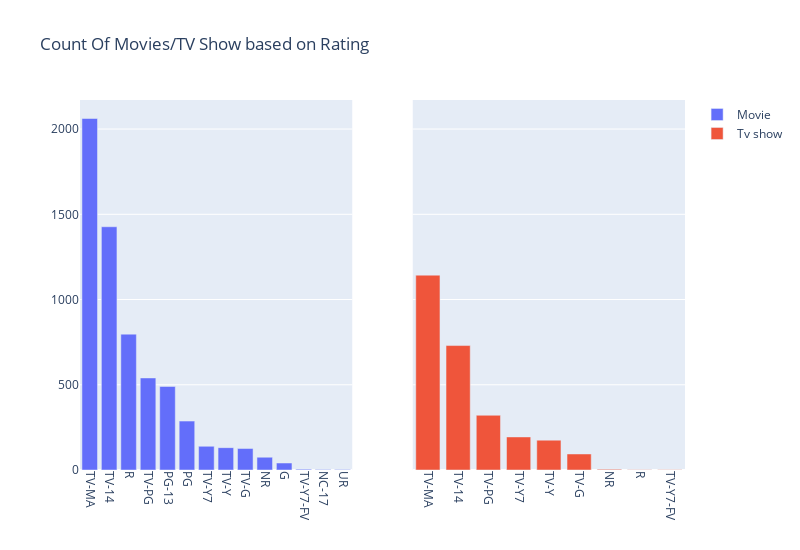

The cell this chart's notebook holds for it:
### Code cell
movies = df.loc[df["type"] == "Movie", "rating"].value_counts()
tv_show = df.loc[df["type"] == "TV Show", "rating"].value_counts()
movies_bar = go.Bar(x = movies.index, y = movies, name="Movie")
tv_bar = go.Bar(x = tv_show.index, y = tv_show, name="Tv show")
fig = make_subplots(rows=1, cols=2, shared_yaxes=True)
fig.add_trace(movies_bar, row=1, col=1)
fig.add_trace(tv_bar, row=1, col=2)
fig.update_layout(height=550, width=800, title_text="Count Of Movies/TV Show based on Rating")
fig.update_xaxes(tickangle=90)
iplot(fig)

### Figure 1 — Plotly figure (JSON) as saved in the notebook; plotly's stock layout.template omitted (floating-point values rounded to 4 significant figures)
{"data": [{"name": "Movie", "type": "bar", "x": ["TV-MA", "TV-14", "R", "TV-PG", "PG-13", "PG", "TV-Y7", "TV-Y", "TV-G", "NR", "G", "TV-Y7-FV", "NC-17", "UR"], "xaxis": "x", "y": [2062, 1427, 797, 540, 490, 287, 139, 131, 126, 75, 41, 5, 3, 3], "yaxis": "y"}, {"name": "Tv show", "type": "bar", "x": ["TV-MA", "TV-14", "TV-PG", "TV-Y7", "TV-Y", "TV-G", "NR", "R", "TV-Y7-FV"], "xaxis": "x2", "y": [1143, 730, 321, 194, 175, 94, 4, 2, 1], "yaxis": "y2"}], "layout": {"height": 550, "title": {"text": "Count Of Movies/TV Show based on Rating"}, "width": 800, "xaxis": {"anchor": "y", "domain": [0, 0.45], "tickangle": 90}, "xaxis2": {"anchor": "y2", "domain": [0.55, 1], "tickangle": 90}, "yaxis": {"anchor": "x", "domain": [0, 1]}, "yaxis2": {"anchor": "x2", "domain": [0, 1], "matches": "y", "showticklabels": false}}}
